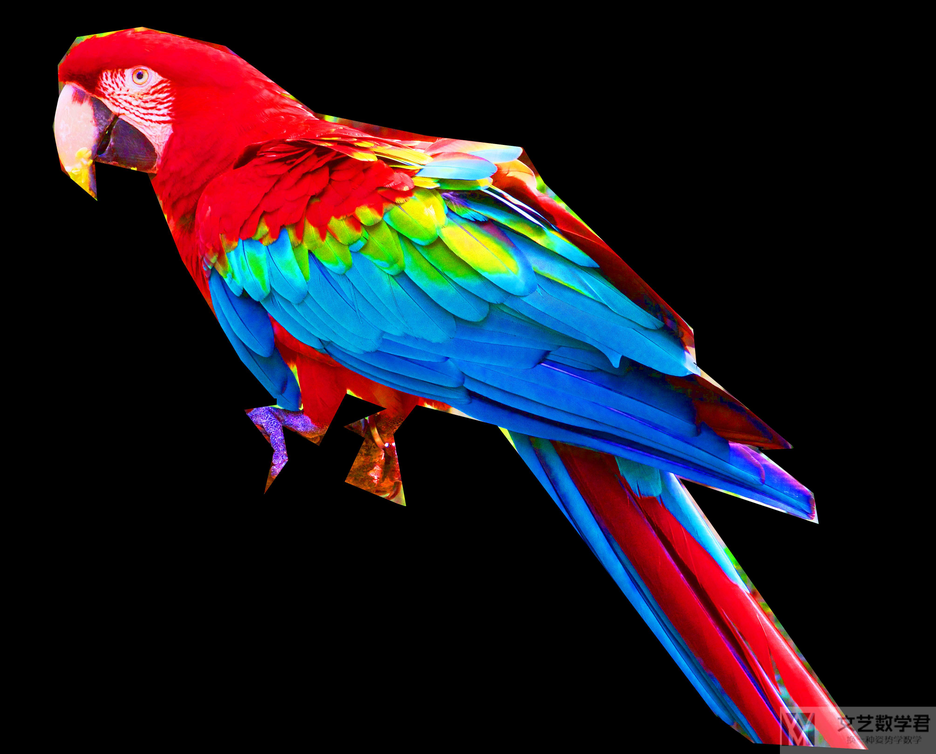
#> input picture resourse/image/04.png, 936 x 754 px, shrunk from 4017 x 3235 before the run, found by its file name
$ python 'l12完整版.py'
#> lines starting #> are read from the running program, lines starting #| are printed output that depends on the picture; after the words box and inside, x2 and y2 are one past the last pixel; in counts of white or black regions, pixels touching at a corner belong together
### mybase/showtime.py
# !/usr/bin/env python
# -*-coding:utf-8 -*-
# @File     : showtime.py
# @Time    : 2022-09-27 16:26:01
# @Author  : 穹的兔兔
# @Version : 3.9.7
# @IDE     : pydroid 3
# @origion :
# @Desc   :


import time


def showtime(func):
    """
    显示时间
    :param func:
    :return:
    """

    def inner_func(*args, **kwargs):
        begin = time.time()
        result = func(*args, **kwargs)
        ending = time.time()
        time_cost = ending - begin
        print("完成此项任务花费了%.2f秒" % (time_cost))
        # print('it cost %f seconds'%(time_cost))
        return result

    return inner_func


# [18 lines left out: function timmer, not called in this run]

### mybase/error_except.py
# !/usr/bin/env python
# -*-coding:utf-8 -*-
# @File     : error_except.py
# @Time    : 2022-09-27 16:26:01
# @Author  : 穹的兔兔
# @Version : 3.9.7
# @IDE     : pydroid 3
# @origion :
# @Desc   :


# 捕获错误


def catchUnicodeDecodeError(func):
    """
    编码错误，gb2312, gbk, gb18030,
    https://ask.csdn.net/questions/668913?sort=id
    文件出现无法解码的乱码。此时1：去除文件中的乱码 ； 2：以字节方式读入，然后decode时
    传入errors='ignore'忽略解码错误即可。强调一下，一定要先确认编码无误。

    中文解码错误
        要求，函数有code_model参数, 但不赋值，否则会有错误出现
    """
    code_list = ["gb2312", "gb18030", "gbk", "utf-8"]
    complete = [False]  # 是否成功解码
    now_code = ["utf-8"]

    # [17 lines left out: function wrapper, not called in this run]

    return wrapper


# [10 lines that do not run on import are left out]

### mybase/name.py
# !/usr/bin/env python
# -*-coding:utf-8 -*-
# @File     : name.py
# @Time    : 2022-09-27 16:26:01
# @Author  : 穹的兔兔
# @Version : 3.9.7
# @IDE     : pydroid 3
# @origion :
# @Desc   :


import os


def get_book_name(input_path):
    """绝对路径中取名"""
    # os.path.split(path) # 对路径进行分割，以列表形式返回
    # os.path.splitext(path)  # 从路径中分割文件的扩展名

    # 文件名
    middle = os.path.split(input_path)[-1]
    # 去后缀
    middle = os.path.splitext(middle)[0]
    # 对书名处理
    middle = middle.strip("《」 ")
    middle = middle.split("【")[0]
    middle = middle.split("》")[0]
    # 爆肝工程师的异世界狂想曲
    print(middle)
    return middle

### 教程/l12完整版.py
# !/usr/bin/env python
# -*-coding:utf-8 -*-
# @File     : l12完整版.py
# @Time    : 2022-09-27 16:26:01
# @Author  : 穹的兔兔
# @Version : 3.9.7
# @IDE     : pydroid 3
# @origion :
# @Desc   :


# 是生成部分的完整的代码，文本随便找一个文本即可。关于中文文本的处理，可以参考上面第二部分的内容。

import os


import numpy as np
from PIL import Image
from wordcloud import WordCloud, ImageColorGenerator
from scipy.ndimage import gaussian_gradient_magnitude

from mybase import showtime, get_book_name


input_path = "./resourse/book/2021.05-2022.06.txt"

middle = get_book_name(input_path)
output_path = "./生成文件/{}.txt".format(middle)  # 3.88s
image_path = "./resourse/image/04.png"
font_path = "./resourse/font/小南同学.ttf"
save_path = "./生成文件/{}.png".format(middle)


@showtime
def colourful_picture():
    # 图片的处理
    img = Image.open(image_path)
#> img is the input picture: PIL image 936x754 RGB; mean R, G, B 33, 25.1, 33
    mask_color = np.array(img)
    mask_color = mask_color[::3, ::3]
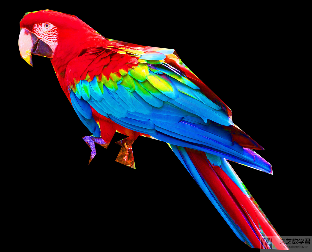
#> mask_color: shape (252, 312, 3); mean R, G, B 33, 25, 33
    mask_image = mask_color.copy()

    # 把黑色都转换为白色
    mask_image[mask_image.sum(axis=2) == 0] = 255
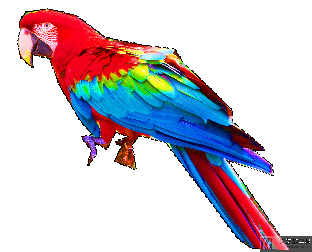
#> mask_image: shape (252, 312, 3); mean R, G, B 208.4, 200.4, 208.4
    # Edge detection
    edges = np.mean(
        [gaussian_gradient_magnitude(mask_color[:, :, i] / 255.0, 2) for i in range(3)],
        axis=0,
    )
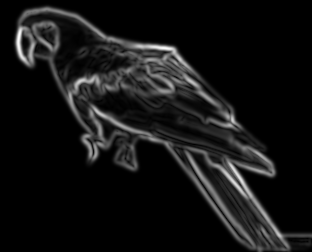
#> edges: shape (252, 312) float64; min 0, max 0.182, mean 0.0144; drawn with min black and max white
    mask_image[edges > 0.08] = 255
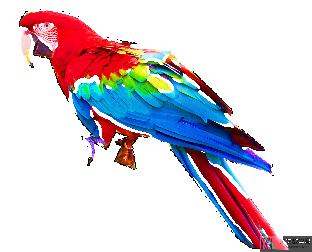
#> mask_image: shape (252, 312, 3); 3.93% of pixels changed, all inside (x1, y1, x2, y2) = (17, 8, 288, 247)

    # 绘制词云
#> (the run stopped early here; a loop or call above may not have finished)
